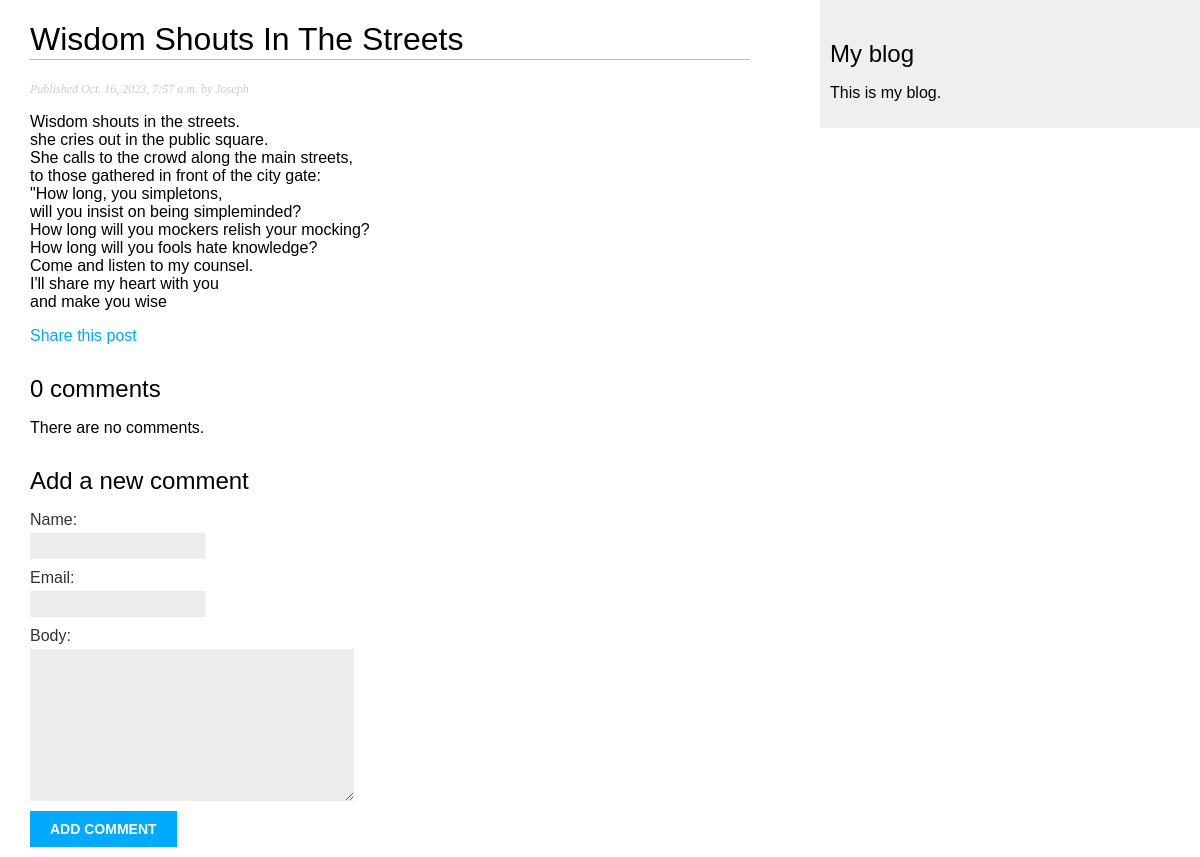
The app's page /blog/2023/10/16/wisdom-shouts-in-the-streets/ with its own data.
### blog/models.py (models this page shows, shortened)
class Post(models.Model):
    class Status(models.TextChoices):
        DRAFT = 'DF', 'Draft'
        PUBLISHED = 'PB', 'Published'
    tags = TaggableManager()
    title = models.CharField(max_length=250)
    slug = models.SlugField(max_length=250, unique_for_date='publish')
    author = models.ForeignKey(User,
                               on_delete=models.CASCADE,
                               related_name='blog_post')
    body = models.TextField()
    publish = models.DateTimeField(default=timezone.now)
    created = models.DateTimeField(auto_now_add=True)
    update = models.DateTimeField(auto_now=True)
    status = models.CharField(max_length=2,
                              choices=Status.choices,
                              default=Status.PUBLISHED)
    objects = models.Manager() # The default manager.
    published = PublishedManager() # Our custom nmanager.
    class Meta:
        ordering = ['-publish']
        indexes = [
            models.Index(fields=['-publish']),
        ]

### blog/views.py (the view)
# urls.py: path('<int:year>/<int:month>/<int:day>/<slug:post>/', views.post_detail, name='post_detail'),
def post_detail(request, year, month, day, post):
    post = get_object_or_404(Post,
                             status=Post.Status.PUBLISHED,
                             slug=post,
                             publish__year = year,
                             publish__month=month,
                             publish__day=day)
    comments = post.comments.filter(active=True)
    form = CommentForm()
    return render (request,
                   'blog/post/detail.html',
                   {'post': post,
                    'comments':comments,
                    'form':form})

### blog/forms.py
class CommentForm(forms.ModelForm):
    class Meta:
        model = Comment
        fields = ['name', 'email', 'body']

### blog/templates/blog/post/detail.html (shortened to what this page needs)
{% extends "blog/base.html" %}
{% block content %}
    <h1>{{ post.title }}</h1>
    <p class = "date">
        Published {{ post.publish}} by {{post.author}}
    </p>
    {{ post.body|linebreaks }}
    <p>
        <a href="{% url "blog:post_share" post.id %}">
            Share this post
        </a>
    </p>
    {% with comments.count as total_comments %}
        <h2>
            {{ total_comments }} comment{{ total_comments|pluralize }}
        </h2>
    {% endwith %}
    {% for comment in comments %}
        <div class="comment">
            <p class="info">
                Comment {{ forloop.counter }} by {{ comment.name }}
                {{ comment.created }}
            </p>
            {{ commment.body|linebreaks }}
        </div>
    {% empty %}
        <p>There are no comments.</p>
    {% endfor %}
    {% include "blog/post/includes/comment_form.html" %}
{% endblock %}

### blog/static/css/blog.css (style rules this page uses)
body { margin:0; padding: 0; font-family: Arial, Helvetica, sans-serif, sans-serif; }
a { color:#00abff; text-decoration: none; }
h1 { font-weight: normal; border-bottom: 1px solid #bbb; padding: 0 0 1px 0; }
h2 { font-weight: normal; margin: 30px 0 0; }
p.date { color: #ccc; font-family: georgia, serif ; font-size: 12px; font-style: italic; }
label { float: left; clear: both; color: #333; margin-bottom: 4px; }
input, textarea { clear: both; float: left; margin: 0 0 10px; background: #ededed; border: 0; padding: 6px 10px; font-size: 12px; }

### records on screen
Post: title "Wisdom Shouts In The Streets", publish "Oct. 16, 2023, 7:57 a.m.", author "Joseph", body "Wisdom shouts in the streets. she cries out in the public square. She calls to the crowd along the main streets, to those gathered in front of the city gate: \"How long, you simpletons, will you insist on being simpleminded? How long will you mockers relish your mocking? How long will you fools hate knowledge? Come and listen to my counsel. I'll share my heart with you and make you wise"

### other values on screen
{{ total_comments }} "0"
